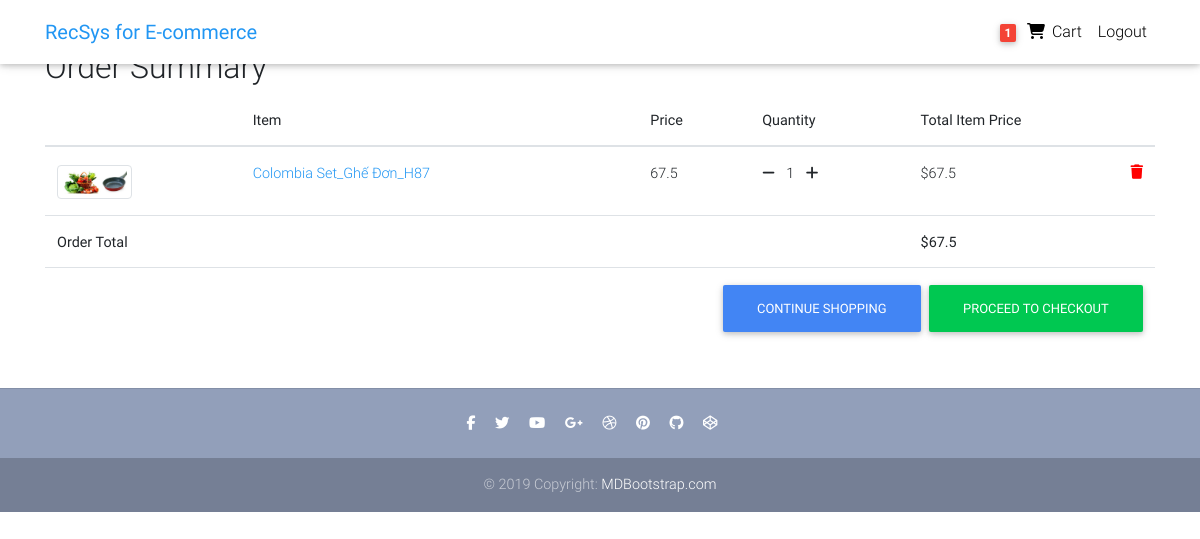
/order-summary/ (signed in), run on the app's committed database.
### core/models.py (models this page shows, shortened)
class Order(models.Model):
    user = models.ForeignKey(settings.AUTH_USER_MODEL,
                             on_delete=models.CASCADE)
    ref_code = models.CharField(max_length=20, blank=True, null=True)
    items = models.ManyToManyField(OrderItem)
    start_date = models.DateTimeField(auto_now_add=True)
    ordered_date = models.DateTimeField()
    ordered = models.BooleanField(default=False)
    shipping_address = models.ForeignKey(
        'Address', related_name='shipping_address', on_delete=models.SET_NULL, blank=True, null=True)
    being_delivered = models.BooleanField(default=False)
    received = models.BooleanField(default=False)
    refund_requested = models.BooleanField(default=False)
    refund_granted = models.BooleanField(default=False)
    '''
    1. Item added to cart
    2. Adding a billing address
    (Failed checkout)
    3. Payment
    (Preprocessing, processing, packaging etc.)
    4. Being delivered
    5. Received
    6. Refunds
    '''
    def get_total(self):
        total = 0
        for order_item in self.items.all():
            total += order_item.get_final_price()
        return total

class OrderItem(models.Model):
    user = models.ForeignKey(settings.AUTH_USER_MODEL,
                             on_delete=models.CASCADE)
    ordered = models.BooleanField(default=False)
    item = models.ForeignKey(Item, on_delete=models.CASCADE)
    quantity = models.IntegerField(default=1)
    def get_total_item_price(self):
        return self.quantity * self.item.price
    def get_final_price(self):
        if self.item.discount_price:
            return self.get_total_discount_item_price()
        return self.get_total_item_price()

class Item(models.Model):
    code = models.CharField(max_length=100)
    title = models.CharField(max_length=200)
    price = models.FloatField()
    discount_price = models.FloatField(blank=True, null=True)
    slug = models.SlugField()
    description = models.TextField(null=True)
    image = models.ImageField(default="noimage.png")
    def get_absolute_url(self):
        return reverse("core:product", kwargs={
            'slug': self.slug
        })

### core/views.py (the view)
# urls.py: path('order-summary/', OrderSummaryView.as_view(), name='order-summary'),
class OrderSummaryView(LoginRequiredMixin, View):
    def get(self, *args, **kwargs):
        try:
            order = Order.objects.get(user=self.request.user, ordered=False)
            context = {
                'object': order
            }
            return render(self.request, 'order_summary.html', context)
        except ObjectDoesNotExist:
            messages.warning(self.request, "You do not have an active order")
            return redirect("/")

### core/templatetags/cart_template_tags.py (called while the page is built)
@register.filter
def cart_item_count(user):
    if user.is_authenticated:
        qs = Order.objects.filter(user=user, ordered=False)
        if qs.exists():
            return qs[0].items.count()
    return 0

### templates/order_summary.html (shortened to what this page needs)
{% extends "base.html" %}
{% block content %}
  <main>
    <div class="container">
    <div class="table-responsive text-nowrap">
    <h2>Order Summary</h2>
    <table class="table">
        <thead>
        <tr>
            <th scope="col"></th>
            <th scope="col">Item</th>
            <th scope="col">Price</th>
            <th scope="col">Quantity</th>
            <th scope="col">Total Item Price</th>
        </tr>
        </thead>
        <tbody>
        {% for order_item in object.items.all %}
            <tr>
                <td >
                    <a href="{{ order_item.item.get_absolute_url }}" class="blue-text">
                        <img src="{{ order_item.item.image.url }}" alt="thumbnail" class="img-thumbnail" style="width: 75px">
                    </a>
                </td>
                <td>
                    <a href="{{ order_item.item.get_absolute_url }}" class="blue-text">{{ order_item.item.title }}</a>
                </td>
                <td>{{ order_item.item.price }}</td>
                <td>
                    <a href="{% url 'core:remove-single-item-from-cart' order_item.item.slug %}"><i class="fas fa-minus mr-2"></i></a>
                    {{ order_item.quantity }}
                    <a href="{% url 'core:add-to-cart' order_item.item.slug %}"><i class="fas fa-plus ml-2"></i></a>
                </td>
                <td>
                {% if order_item.item.discount_price %}
                    ${{ order_item.get_total_discount_item_price }}
                    <span class="badge badge-primary">Saving ${{ order_item.get_amount_saved }}</span>
                {% else %}
                    ${{ order_item.get_total_item_price }}
                {% endif %}
                <a style='color: red;' href="{% url 'core:remove-from-cart' order_item.item.slug %}">
                    <i class="fas fa-trash float-right"></i>
                </a>
                </td>
            </tr>
        {% endfor %}
        {% if object.get_total %}
            <tr>
                <td colspan="4"><b>Order Total</b></td>
                <td><b>${{ object.get_total }}</b></td>
            </tr>
            <tr>
                <td colspan="5">
                <a class='btn btn-success float-right ml-2 white-text' href='/checkout/'>Proceed to checkout</a>
                <a class='btn btn-primary float-right white-text' href='/'>Continue shopping</a>
                </td>
            </tr>
        {% endif %}
        </tbody>
    </table>
    </div>
    </div>
  </main>
{% endblock content %}

### templates/navbar.html (shortened to what this page needs)
{% load cart_template_tags %}
<nav class="navbar fixed-top navbar-expand-lg navbar-light white scrolling-navbar">
    <div class="container">
      <a class="navbar-brand waves-effect" href="/">
        <strong class="blue-text">RecSys for E-commerce</strong>
      </a>
      <div class="collapse navbar-collapse" id="navbarSupportedContent">
        <ul class="navbar-nav nav-flex-icons">
          {% if request.user.is_authenticated %}
          <li class="nav-item">
            <a href="{% url 'core:order-summary' %}" class="nav-link waves-effect">
              <span class="badge red z-depth-1 mr-1"> {{ request.user|cart_item_count }} </span>
              <i class="fas fa-shopping-cart"></i>
              <span class="clearfix d-none d-sm-inline-block"> Cart </span>
            </a>
          </li>
          <li class="nav-item">
            <a class="nav-link waves-effect" href="{% url 'account_logout' %}">
              <span class="clearfix d-none d-sm-inline-block"> Logout </span>
            </a>
          </li>
          {% endif %}
        </ul>
      </div>
    </div>
  </nav>

### templates/base.html (style rules this page uses)
html, body, header, .carousel { height: 60vh; }

### data on the page
OrderItem: item.image (picture), item "Colombia Set_Ghế Đơn_H87", item.price "67.5", quantity "1", get_total_item_price "67.5"
Order: get_total "67.5"

### other printed values
{{ request.user|cart_item_count }} "1"
